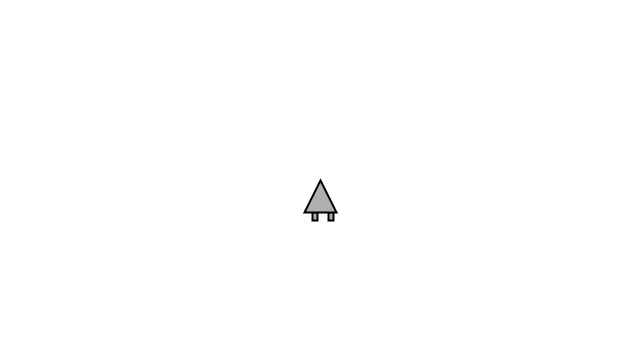
Frame 1 (no input)
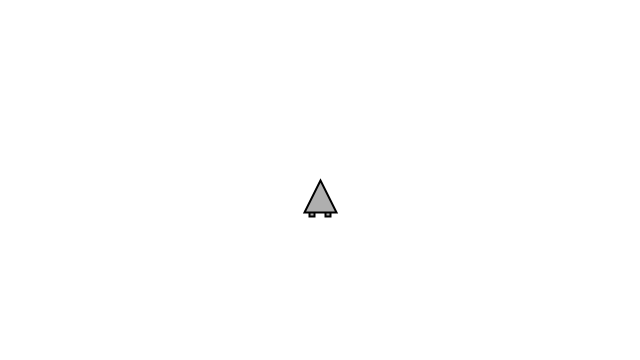
Frame 60 (the mouse pressed at the canvas centre just before this capture)
Frame 120 (the mouse held since frame 60 and released just before this capture): identical to frame 60, image omitted

The Processing sketch that drew these frames (run headless with seeded random() and noise(); from frame 60 on, the mouse is pressed at the canvas centre):

// Processing sketch: Exercise_4_04_asteroids
// ── Exercise_4_04_asteroids.pde
// The Nature of Code
// Daniel Shiffman
// http://natureofcode.com

// Chapter 3: Asteroids exercise

// Mover object
Spaceship ship;

void setup() {
  size(640, 360);
  ship = new Spaceship();
}

void draw() {
  background(255); 
  
  // Update location
  ship.update();
  // Wrape edges
  ship.wrapEdges();
  // Draw ship
  ship.display();
   

  fill(0);
  //text("left right arrows to turn, z to thrust",10,height-5);

  // Turn or thrust the ship depending on what key is pressed
  if (keyPressed) {
    if (key == CODED && keyCode == LEFT) {
      ship.turn(-0.03);
    } else if (key == CODED && keyCode == RIGHT) {
      ship.turn(0.03);
    } else if (key == 'z' || key == 'Z') {
      ship.thrust(); 
    }
  }
}



// ── Particle.pde
// The Nature of Code
// Daniel Shiffman
// http://natureofcode.com

// Simple Particle System

class Particle {
  PVector location;
  PVector velocity;
  PVector acceleration;
  float lifespan;

  Particle(PVector l,PVector dir) {
    acceleration = dir.get();
    velocity = PVector.random2D();
    location = l.get();
    lifespan = 255.0;
  }

  void run() {
    update();
    display();
  }

  // Method to update location
  void update() {
    velocity.add(acceleration);
    location.add(velocity);
    lifespan -= 2.0;
  }

  // Method to display
  void display() {
    noStroke();
    fill(127,0,0,lifespan);
    ellipse(location.x,location.y,12,12);
  }
  
  // Is the particle still useful?
  boolean isDead() {
    if (lifespan < 0.0) {
      return true;
    } else {
      return false;
    }
  }
}



// ── ParticleSystem.pde
// The Nature of Code
// Daniel Shiffman
// http://natureofcode.com

// Using Generics now!  comment and annotate, etc.

class ParticleSystem {
  ArrayList<Particle> particles;

  ParticleSystem() {
    particles = new ArrayList<Particle>();
  }

  void addParticle(float x, float y, PVector force) {
    particles.add(new Particle(new PVector(x, y),force));
  }

  void run() {
    for (int i = particles.size()-1; i >= 0; i--) {
      Particle p = particles.get(i);
      p.run();
      if (p.isDead()) {
        particles.remove(i);
      }
    }
  }
}




// ── Spaceship.pde
// The Nature of Code
// Daniel Shiffman
// http://natureofcode.com

// Chapter 3: Asteroids

class Spaceship { 
  // All of our regular motion stuff
  PVector location;
  PVector velocity;
  PVector acceleration;
  
  ParticleSystem ps;

  // Arbitrary damping to slow down ship
  float damping = 0.995;
  float topspeed = 6;

  // Variable for heading!
  float heading = 0;

  // Size
  float r = 16;

  // Are we thrusting (to color boosters)
  boolean thrusting = false;

  Spaceship() {
    location = new PVector(width/2,height/2);
    velocity = new PVector();
    acceleration = new PVector();
    
    ps = new ParticleSystem();
  } 

  // Standard Euler integration
  void update() { 
    velocity.add(acceleration);
    velocity.mult(damping);
    velocity.limit(topspeed);
    location.add(velocity);
    acceleration.mult(0);
    
    ps.run();
  }

  // Newton's law: F = M * A
  void applyForce(PVector force) {
    PVector f = force.get();
    //f.div(mass); // ignoring mass right now
    acceleration.add(f);
  }

  // Turn changes angle
  void turn(float a) {
    heading += a;
  }
  
  // Apply a thrust force
  void thrust() {
    // Offset the angle since we drew the ship vertically
    float angle = heading - PI/2;
    // Polar to cartesian for force vector!
    PVector force = PVector.fromAngle(angle);
    force.mult(0.1);
    applyForce(force); 
    
    force.mult(-2);
    ps.addParticle(location.x,location.y+r,force);
    
    
    // To draw booster
    thrusting = true;
  }

  void wrapEdges() {
    float buffer = r*2;
    if (location.x > width +  buffer) location.x = -buffer;
    else if (location.x <    -buffer) location.x = width+buffer;
    if (location.y > height + buffer) location.y = -buffer;
    else if (location.y <    -buffer) location.y = height+buffer;
  }


  // Draw the ship
  void display() { 
    stroke(0);
    strokeWeight(2);
    pushMatrix();
    translate(location.x,location.y+r);
    rotate(heading);
    fill(175);
    if (thrusting) fill(255,0,0);
    // Booster rockets
    rect(-r/2,r,r/3,r/2);
    rect(r/2,r,r/3,r/2);
    fill(175);
    // A triangle
    beginShape();
    vertex(-r,r);
    vertex(0,-r);
    vertex(r,r);
    endShape(CLOSE);
    rectMode(CENTER);
    popMatrix();
    
    thrusting = false;
  }
}
